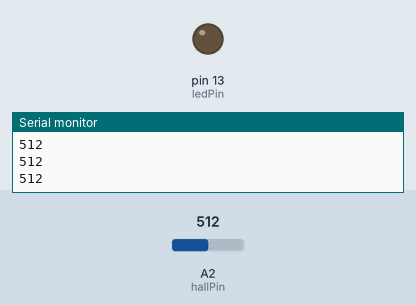
Bench run of a sketch on a simulated Arduino Uno, built with avr-gcc and run on an emulated ATmega328P. Shown: output pins drawn as LEDs (lit = HIGH), the last lines printed to the serial monitor. The inputs (shaded band) are chosen by the test bench; at power-on: A2 (hallPin) = 512.

Above: at 1.2 s.
1.3 s: A2 (hallPin) set to 266
2.8 s: A2 (hallPin) set to 234
At 3.1 s:
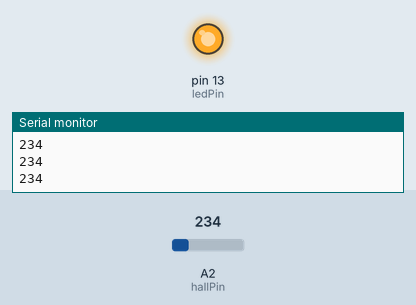
4.3 s: A2 (hallPin) set to 260
At 5.5 s:
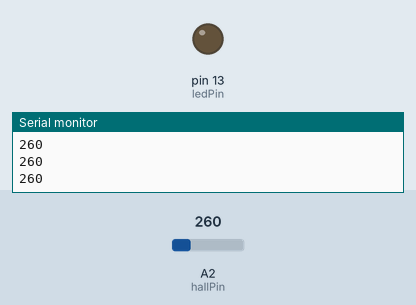
5.8 s: A2 (hallPin) set to 240
At 7.1 s:
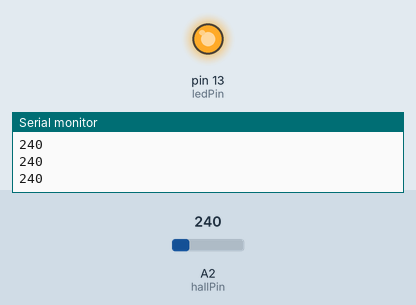
Timing chart, 0 to 8.3 s (numbered marks = the images above; inputs shaded):
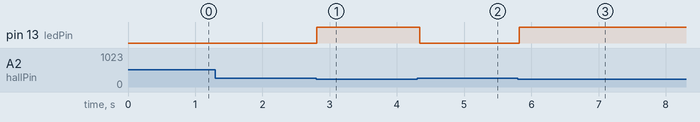

Measured:
- the behaviour switches between 250 and 249 on A2 (hallPin) (found by bisection; images 0 and 1)
- after the input at 2.8 s, pin 13 (ledPin): LOW → HIGH at once
- after the input at 4.3 s, pin 13 (ledPin): HIGH → LOW at once
- after the input at 5.8 s, pin 13 (ledPin): LOW → HIGH at once

The sketch:

hallEffectAnalogTest.ino
```cpp
const int hallPin=A2;
const int ledPin=13;
const int readings=25;

void setup() {
  pinMode(hallPin,INPUT);
  pinMode(ledPin,OUTPUT);
  Serial.begin(9600);
}

void loop() {
  int sum = 0;
  int value;
  int avg;
  for(int i = 0; i < readings; i++){//average over a few readings to get rid of spikes
      value = analogRead(hallPin);
      sum += value;
  }
  avg=sum/readings;
  if (avg<250){//light LED once level falls below threshold
    digitalWrite(ledPin,HIGH);
  }
  else{
    digitalWrite(ledPin,LOW);
  }
  Serial.println(avg);//print to serial to see on plotter or monitor
  delay(50);
}
```
